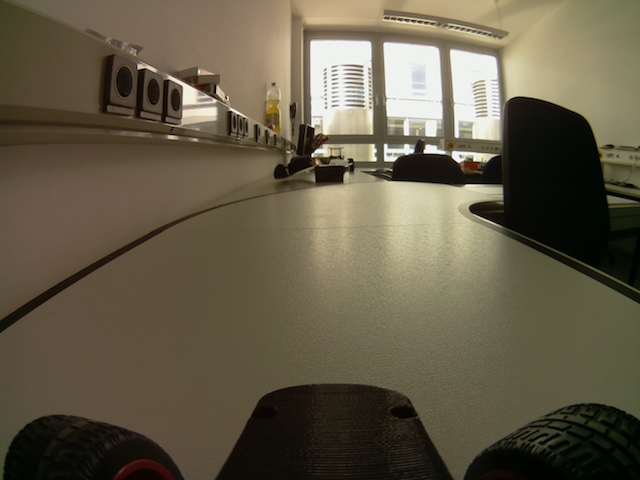
//> input picture lanedetection_cpp/Birds-Eye/pipicture.jpg, 640 x 480 px, given in place of the camera
$ ./main   (built with g++ and OpenCV 4)
//> lines starting //> are read from the running program, lines starting //| are printed output that depends on the picture; after the words box and inside, x2 and y2 are one past the last pixel; in counts of white or black regions, pixels touching at a corner belong together
#include <opencv2/highgui/highgui.hpp>
#include <opencv2/imgproc/imgproc.hpp>
#include <opencv2/core/core.hpp>
#include <opencv2/opencv.hpp>
#include <iostream>

using namespace std;
using namespace cv;

int main()
{
	VideoCapture cap(0);
	cap.set(CV_CAP_PROP_FRAME_WIDTH, 640);
	cap.set(CV_CAP_PROP_FRAME_HEIGHT, 480);

	// Kamera verfügbar?
	if(!cap.isOpened()) {
		cout<<"open error\n";
	        return -1;
	}
	// Matrix für Bilder
	Mat frame, grayImg, LinesImg;
	// Bildausschnitt
	Rect region_of_interest = Rect(1, 200, 638, 190);

	while(1) {
		cap >> frame;
//> frame is the input picture: 480 rows x 640 cols, CV_8UC3; mean B, G, R 71.9, 91.7, 100
		if(frame.empty()) {
			cout << "capture error\n" << endl;
		}

		// Region of Interest
		Mat frame_roi = frame(region_of_interest);

		// convert to grayscale
		cvtColor(frame_roi, grayImg, CV_BGR2GRAY);
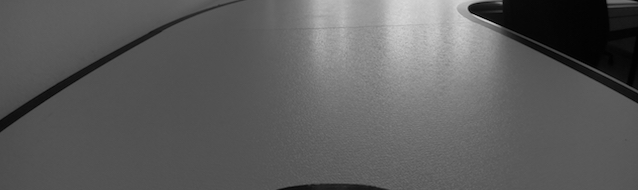
//> grayImg: 190 rows x 638 cols, CV_8UC1; min 0, max 217, mean 92.4
		blur(grayImg, LinesImg, Size(3, 3));

		// Edge detection using canny detector
		int minCannyThreshold;		// min 230, max 500 funzt ganz gut
		int const max_lowThreshold = 170; // 1500 mag a gar ned //230 zuletzt nicht schlecht!
		int maxCannyThreshold = 170;
		//Sobel(LinesImg, LinesImg, -1, 0, 1, 3, BORDER_DEFAULT);
		Canny(LinesImg, LinesImg, minCannyThreshold, maxCannyThreshold, 3, true);
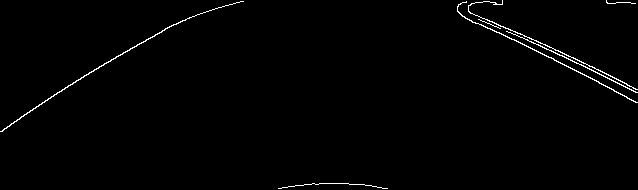
//> LinesImg: 190 rows x 638 cols, CV_8UC1; 1.1% white in thin lines or dots
//> minCannyThreshold = 0

		// Create a Trackbar for user to enter threshold
		createTrackbar("Min Threshold:", "edges", &minCannyThreshold, max_lowThreshold);

		// Morphological Operation
		Mat k = getStructuringElement(CV_SHAPE_RECT, Size(13, 13)); // falls dilate 5,5

		//kleiner Test
		// dilate(LinesImg, LinesImg, k);
		morphologyEx(LinesImg, LinesImg, MORPH_CLOSE, k);
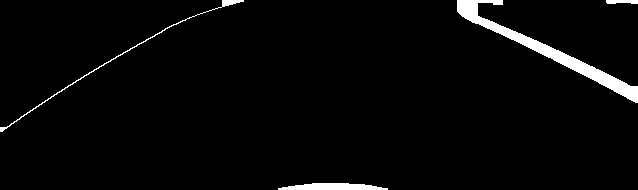
//> LinesImg: 190 rows x 638 cols, CV_8UC1; 2.9% white; 4 white regions, box (x1, y1, x2, y2) and area: (457, 0, 638, 103) 2422, (278, 183, 388, 190) 584, (0, 0, 244, 132) 447, (606, 0, 638, 4) 112

		namedWindow("edges");
		moveWindow("edges", 50, 550);
		imshow("edges", LinesImg);

		// hough transform
		double rho = 2; //4 war eingestellt
		double theta = CV_PI/180;
		int threshold = 45; // 200 war eingestellt threshold = 500/400, ist zu viel, reagiert nicht mehr! 120
		double minLinLength = 110; //35 war eingestellt
		double maxLineGap = 60; //20 war eingestellt
		double steigung;

		// Vektoren
		vector<Vec4i> lines;
		Vec4i left;
		Vec4i right;


		HoughLinesP(LinesImg, lines, rho, theta, threshold, minLinLength, maxLineGap);
//> lines = 15 lines (x1, y1, x2, y2), first 8: [461, 15, 637, 94], [457, 11, 637, 87], [465, 18, 637, 95], [457, 6, 636, 86], [457, 10, 637, 90], [65, 87, 176, 23], [457, 8, 635, 102], [461, 0, 637, 101]

		//draw lines
		cout << "lines.size = " << lines.size() << endl;
//| lines.size = 15
		int counter_left = 0;
		int counter_right = 0;

		for(int i = 0; i < lines.size(); i++) {
			Vec4i l = lines[i];  // p1=x1,y1  p2=x2,y2
			//Berechnung der Steigung aus dem Punkt mit m = ((y2 - y1) / (x2 -x1))
			// static_cast<double> wird verwendet, da ab c++ 11 integer-Division die Nachkommastellen weghaut.
			steigung = (static_cast<double>(l[3] - l[1]) / static_cast<double>(l[2] - l[0]));
			//Ausgabe der Steigung und Punktkoordinaten
			cout << "steigung = " << steigung << endl;
			cout << "l[0,1,2,3] = " << l << endl;
			// Vergleich der Steigung kleiner 0? groeßer 0? und addieren diese auf einen neuen Vektor um anschließend Durchschnitt zu bilden.
			if(steigung < 0){
				counter_left++;
				left = left + l;
			}
			if(steigung > 0 ){
				counter_right++;
				right = right + l;
			}
		}
//> this loop made 15 passes
//> (l, steigung, counter_left, left) on pass 12: ([0, 129, 130, 48], -0.623, 2, [65, 216, 306, 71])
//> (l, steigung, right) on passes 2, 3, 4, 5, 7, 8: ([457, 11, 637, 87], 0.422, [918, 26, 1274, 181]), ([465, 18, 637, 95], 0.448, [1383, 44, 1911, 276]), ([457, 6, 636, 86], 0.447, [1840, 50, 2547, 362]), ([457, 10, 637, 90], 0.444, [2297, 60, 3184, 452]), ([457, 8, 635, 102], 0.528, [2754, 68, 3819, 554]), ([461, 0, 637, 101], 0.574, [3215, 68, 4456, 655])
//| steigung = 0.448864
//| l[0,1,2,3] = [461, 15, 637, 94]
//| steigung = 0.422222
//| l[0,1,2,3] = [457, 11, 637, 87]
//> (the first 4 of 16 printed lines)
//> (output is shown up to pass 8 of 15)
//> after the loop, counter_left = 2; counter_right = 13
		// Durchschnitt der Vektoren left und right!
		right = right / counter_right;
//> right = [463, 9, 636, 95]
		left = left / counter_left;
//> left = [32, 108, 153, 36]

		cout << "left = " << left << endl;
//| left = [32, 108, 153, 36]
		cout << "right = " << right << endl;
//| right = [463, 9, 636, 95]

		// Zeichen der Linien mit den Durchschnittswerten
		Scalar left_Color = Scalar(0,250,0);  // B=0 G=250 R=0
		Scalar right_Color = Scalar(0,0,250);  // B=0 G=250 R=0
		line(frame_roi, Point(left[0], left[1]), Point(left[2], left[3]), left_Color, 3, CV_NORMAL); // CV_AA vorher
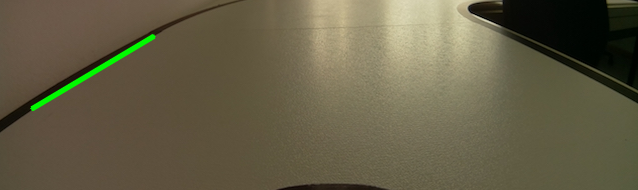
//> frame_roi: 190 rows x 638 cols, CV_8UC3; mean B, G, R 69.9, 93.8, 100.3
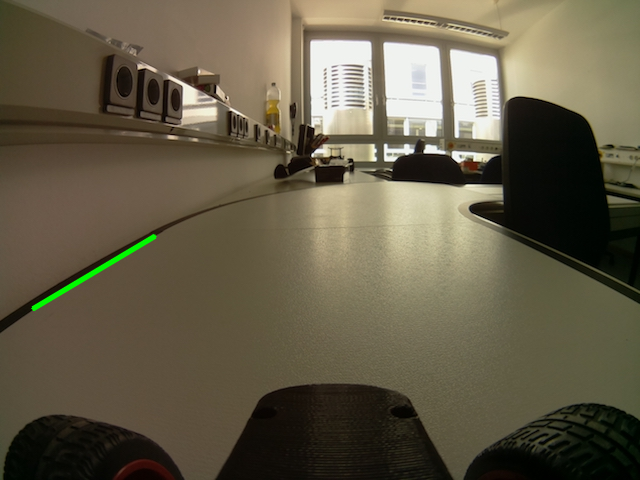
//> frame: 480 rows x 640 cols, CV_8UC3; 0.31% of pixels changed, all inside (x1, y1, x2, y2) = (30, 233, 158, 312)
		line(frame_roi, Point(right[0], right[1]), Point(right[2], right[3]), right_Color, 3, CV_NORMAL); // CV_AA vorher
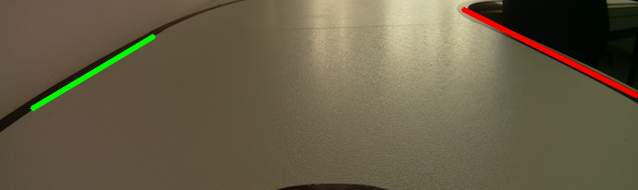
//> frame_roi: 190 rows x 638 cols, CV_8UC3; 1.08% of pixels changed, all inside (x1, y1, x2, y2) = (460, 6, 638, 99)
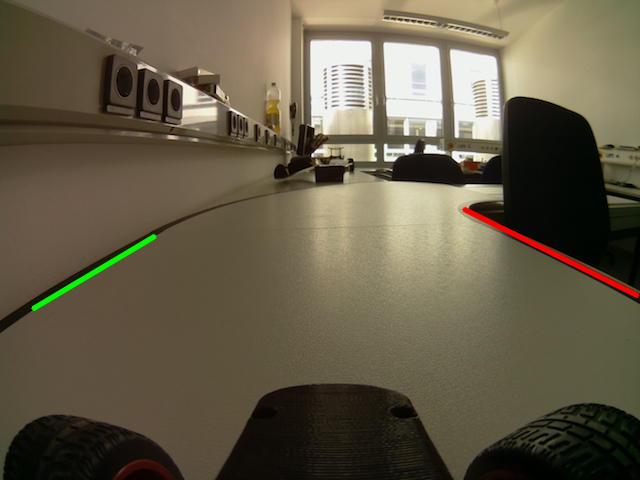
//> frame: 480 rows x 640 cols, CV_8UC3; 0.43% of pixels changed, all inside (x1, y1, x2, y2) = (461, 206, 639, 299)

		namedWindow("frame");
		moveWindow("frame", 50, 30);
		imshow("frame", frame);

		// 50 = 50 ms | 27 = ESC zum abbrechen des Programms
		if(waitKey(50) == 27) {
//> the Esc key is pressed
			cout << "finish successful\n";
			break;
		}
	}
	return 0;
}
